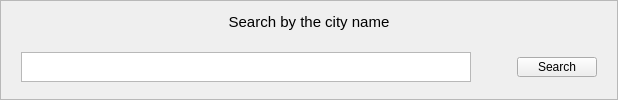
       <widget class="QFrame" name="frameSearch">
        <property name="maximumSize">
         <size>
          <width>16777215</width>
          <height>100</height>
         </size>
        </property>
        <property name="frameShape">
         <enum>QFrame::StyledPanel</enum>
        </property>
        <property name="frameShadow">
         <enum>QFrame::Raised</enum>
        </property>
        <layout class="QVBoxLayout" name="searchParentLayoutVertical" stretch="50,0">
         <property name="sizeConstraint">
          <enum>QLayout::SetMaximumSize</enum>
         </property>
         <item>
          <widget class="QLabel" name="searchLabel">
           <property name="maximumSize">
            <size>
             <width>700</width>
             <height>20</height>
            </size>
           </property>
           <property name="font">
            <font>
             <pointsize>11</pointsize>
            </font>
           </property>
           <property name="text">
            <string>Search by the city name</string>
           </property>
           <property name="textFormat">
            <enum>Qt::RichText</enum>
           </property>
           <property name="alignment">
            <set>Qt::AlignCenter</set>
           </property>
          </widget>
         </item>
         <item>
          <widget class="QFrame" name="frameTextButtonSearch">
           <property name="minimumSize">
            <size>
             <width>0</width>
             <height>50</height>
            </size>
           </property>
           <property name="maximumSize">
            <size>
             <width>16777215</width>
             <height>50</height>
            </size>
           </property>
           <layout class="QHBoxLayout" name="searchChildLayoutHorizontal" stretch="0,0,0">
            <property name="sizeConstraint">
             <enum>QLayout::SetDefaultConstraint</enum>
            </property>
            <property name="bottomMargin">
             <number>1</number>
            </property>
            <item>
             <widget class="QTextEdit" name="searchTextEdit">
              <property name="minimumSize">
               <size>
                <width>450</width>
                <height>30</height>
               </size>
              </property>
              <property name="maximumSize">
               <size>
                <width>450</width>
                <height>30</height>
               </size>
              </property>
              <property name="toolTip">
               <string/>
              </property>
             </widget>
            </item>
            <item>
             <spacer name="horizontalSpacerSearch">
              <property name="orientation">
               <enum>Qt::Horizontal</enum>
              </property>
              <property name="sizeType">
               <enum>QSizePolicy::Preferred</enum>
              </property>
              <property name="sizeHint" stdset="0">
               <size>
                <width>40</width>
                <height>20</height>
               </size>
              </property>
             </spacer>
            </item>
            <item>
             <widget class="QPushButton" name="searchButton">
              <property name="enabled">
               <bool>true</bool>
              </property>
              <property name="maximumSize">
               <size>
                <width>100</width>
                <height>20</height>
               </size>
              </property>
              <property name="text">
               <string>Search</string>
              </property>
             </widget>
            </item>
           </layout>
          </widget>
         </item>
        </layout>
       </widget>
